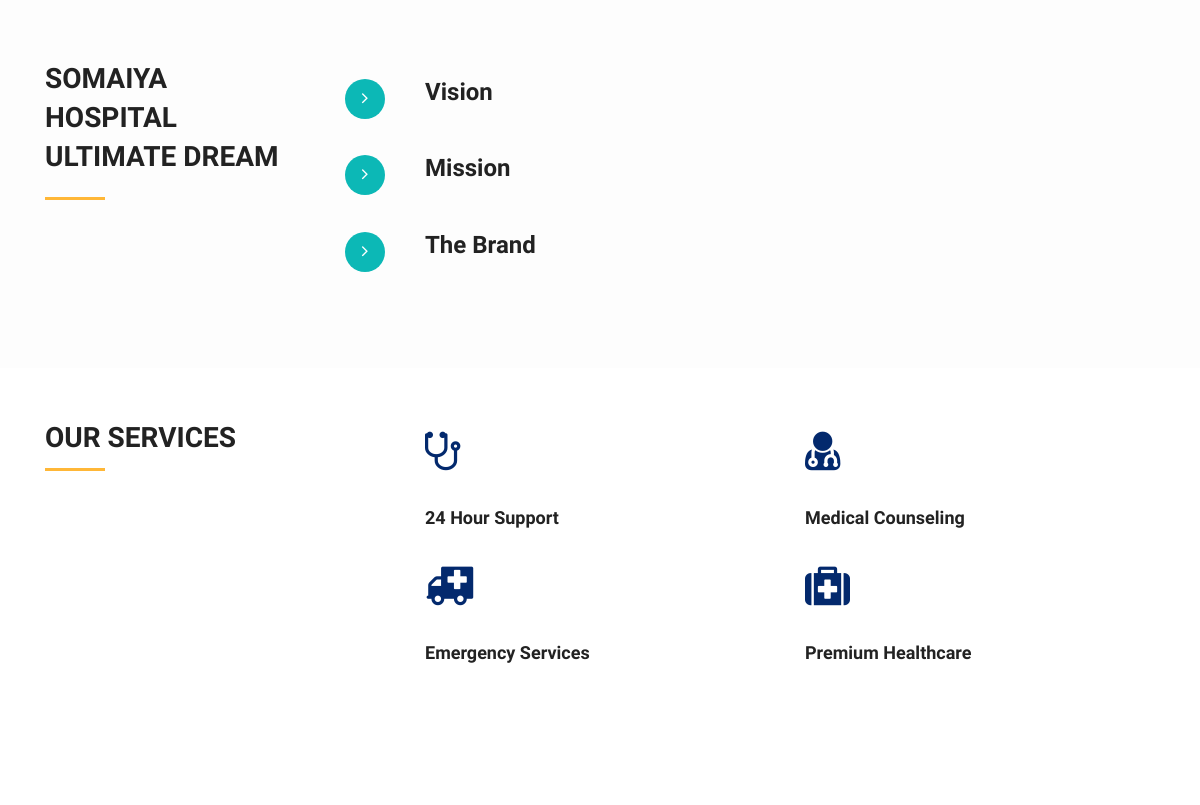
/home.php (middle part), run on an earlier commit of the app's database.
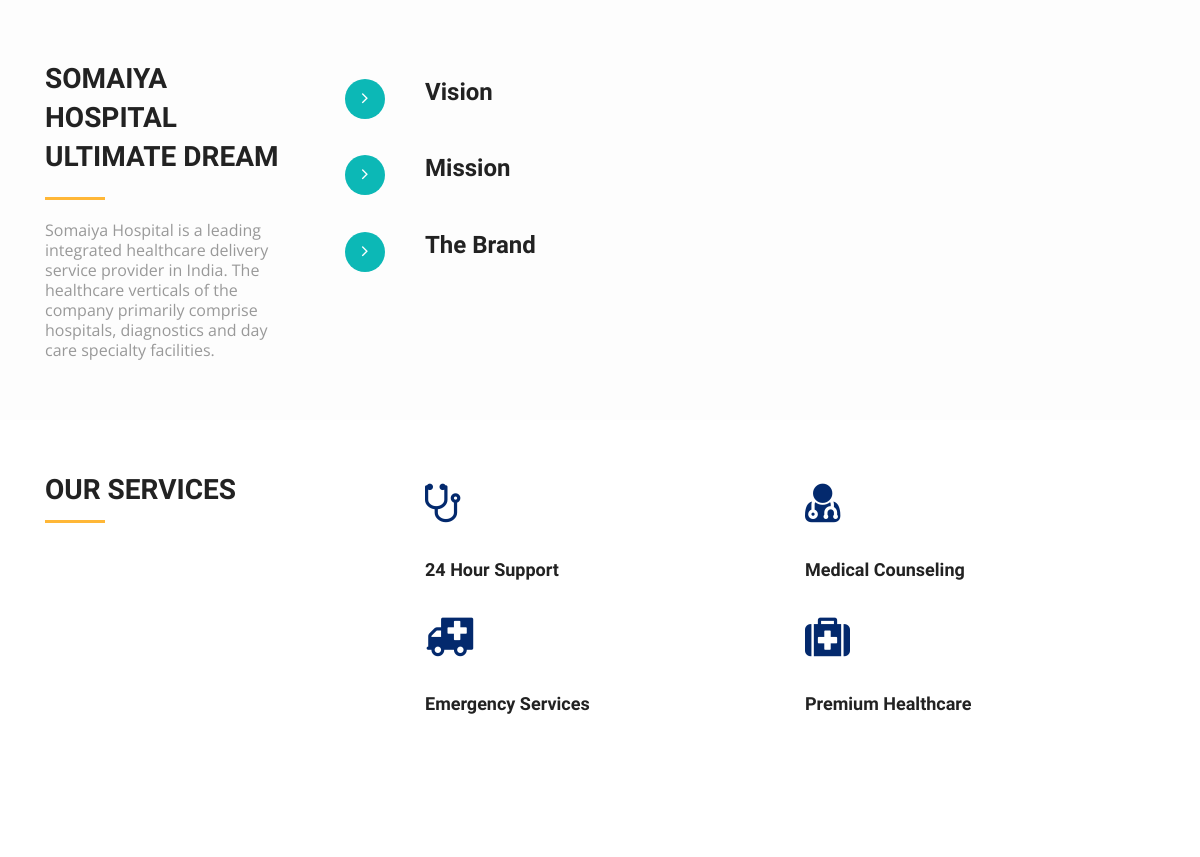
And on a later commit of the database.
### tables this page shows
CREATE TABLE `homeinfo` (
  `dream` longtext NOT NULL,
  `vision` longtext NOT NULL,
  `mission` longtext NOT NULL,
  `brand` longtext NOT NULL,
  `support` longtext NOT NULL,
  `emergency` longtext NOT NULL,
  `counseling` longtext NOT NULL,
  `healthcare` longtext NOT NULL
);

### home.php (the view, shortened to what this page needs)
<?php
$servername = "127.0.0.1";
$username = "root";
$password = "";
$dbname = "hospital";
$con = mysqli_connect($servername, $username, $password, $dbname);
mysqli_select_db($con, 'hospital');
$q3 = "select * from homeinfo";
$result = mysqli_query($con, $q3);
$rows = mysqli_fetch_array($result);
?>
<!DOCTYPE html>
<html>
<head>
	<link rel="stylesheet" href="https://stackpath.bootstrapcdn.com/bootstrap/4.1.3/css/bootstrap.min.css">
  <link rel="stylesheet" href="https://stackpath.bootstrapcdn.com/bootstrap/4.1.3/css/bootstrap.min.css">
  <link rel="stylesheet" type="text/css" href="css/font-awesome.min.css">
  <link rel="stylesheet" type="text/css" href="css/bootstrap.min.css">
  <link rel="stylesheet" type="text/css" href="css/style.css">
</head>
<body>
<section id="about" class="section-padding">
    <div class="container">
      <div class="row">
        <div class="col-md-3 col-sm-4 col-xs-12">
          <div class="section-title">
            <h2 class="head-title lg-line">Somaiya Hospital<br>Ultimate Dream</h2>
            <hr class="botm-line">
			<?php echo $rows ['dream'] ; ?>
          </div>
        </div>
        <div class="col-md-9 col-sm-8 col-xs-12">
          <div style="visibility: visible;" class="col-sm-9 more-features-box">
            <div class="more-features-box-text">
              <div class="more-features-box-text-icon"> <i class="fa fa-angle-right" aria-hidden="true"></i> </div>
              <div class="more-features-box-text-description">
                <h3>Vision</h3>
              </div>
            </div>
            <div class="more-features-box-text">
              <div class="more-features-box-text-icon"> <i class="fa fa-angle-right" aria-hidden="true"></i> </div>
              <div class="more-features-box-text-description">
                <h3>Mission</h3>
              </div>
            </div>
			<div class="more-features-box-text">
              <div class="more-features-box-text-icon"> <i class="fa fa-angle-right" aria-hidden="true"></i> </div>
              <div class="more-features-box-text-description">
                <h3>The Brand</h3>
              </div>
            </div>
          </div>
        </div>
      </div>
    </div>
  </section>
  <section id="service" class="section-padding">
    <div class="container">
      <div class="row">
        <div class="col-md-4 col-sm-4">
          <h2 class="ser-title">Our Services</h2>
          <hr class="botm-line">
        </div>
        <div class="col-md-4 col-sm-4">
          <div class="service-info">
            <div class="icon">
              <i class="fa fa-stethoscope"></i>
            </div>
            <div class="icon-info">
              <h4>24 Hour Support</h4>
            </div>
          </div>
          <div class="service-info">
            <div class="icon">
              <i class="fa fa-ambulance"></i>
            </div>
            <div class="icon-info">
              <h4>Emergency Services</h4>
            </div>
          </div>
        </div>
        <div class="col-md-4 col-sm-4">
          <div class="service-info">
            <div class="icon">
              <i class="fa fa-user-md"></i>
            </div>
            <div class="icon-info">
              <h4>Medical Counseling</h4>
            </div>
          </div>
          <div class="service-info">
            <div class="icon">
              <i class="fa fa-medkit"></i>
            </div>
            <div class="icon-info">
              <h4>Premium Healthcare</h4>
            </div>
          </div>
        </div>
      </div>
    </div>
  </section>
  <section id="doctors" class="section-padding">
  </section>
</body>
</html>

What changed in the data, as far as the page shows it:
added homeinfo: dream "Somaiya Hospital is a leading integrated healthcare delivery service provider in India. The healthcare verticals of the company primarily comprise hospitals, diagnostics and day care specialty facilities."
